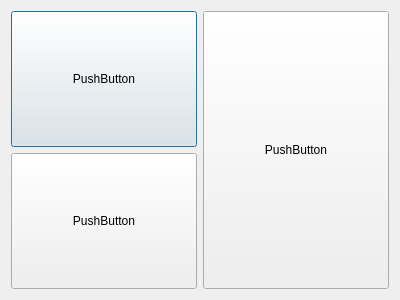
<?xml version="1.0" encoding="UTF-8"?>
<ui version="4.0">
 <class>calibrate_trueb_dialog</class>
 <widget class="QDialog" name="calibrate_trueb_dialog">
  <property name="geometry">
   <rect>
    <x>0</x>
    <y>0</y>
    <width>400</width>
    <height>300</height>
   </rect>
  </property>
  <property name="windowTitle">
   <string>Dialog</string>
  </property>
  <layout class="QHBoxLayout" name="horizontalLayout">
   <item>
    <layout class="QVBoxLayout" name="verticalLayout">
     <item>
      <widget class="QPushButton" name="pushButtonHigh">
       <property name="sizePolicy">
        <sizepolicy hsizetype="Minimum" vsizetype="Expanding">
         <horstretch>0</horstretch>
         <verstretch>0</verstretch>
        </sizepolicy>
       </property>
       <property name="text">
        <string>PushButton</string>
       </property>
      </widget>
     </item>
     <item>
      <widget class="QPushButton" name="pushButtonLow">
       <property name="sizePolicy">
        <sizepolicy hsizetype="Minimum" vsizetype="Expanding">
         <horstretch>0</horstretch>
         <verstretch>0</verstretch>
        </sizepolicy>
       </property>
       <property name="text">
        <string>PushButton</string>
       </property>
      </widget>
     </item>
    </layout>
   </item>
   <item>
    <widget class="QPushButton" name="pushButtonOK">
     <property name="sizePolicy">
      <sizepolicy hsizetype="Minimum" vsizetype="Expanding">
       <horstretch>0</horstretch>
       <verstretch>0</verstretch>
      </sizepolicy>
     </property>
     <property name="text">
      <string>PushButton</string>
     </property>
    </widget>
   </item>
  </layout>
 </widget>
 <resources/>
 <connections/>
</ui>
